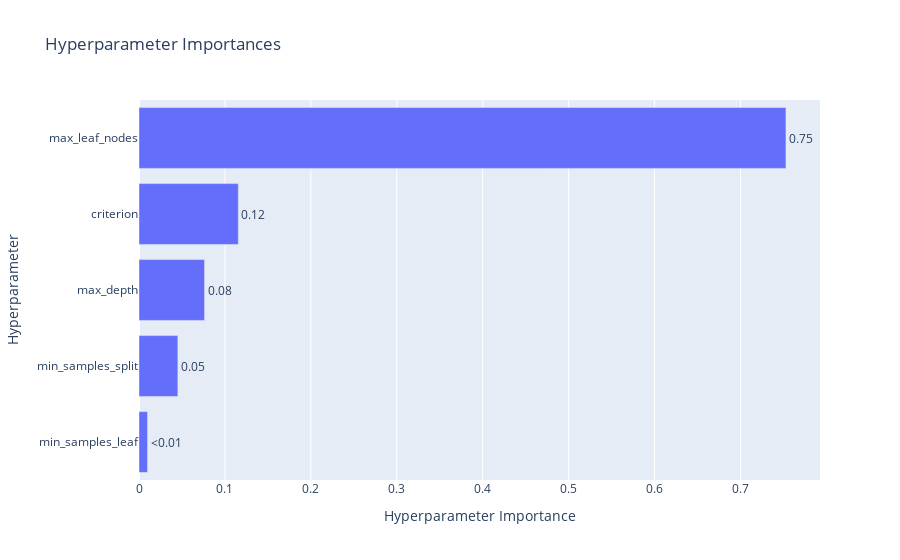

Write notebook code for a chart like this one.
### Code cell
plot_param_importances(study)

### Figure 1 — Plotly figure (JSON) as saved in the notebook; plotly's stock layout.template omitted (floating-point values rounded to 4 significant figures)
{"data": [{"cliponaxis": false, "hovertemplate": ["min_samples_leaf (IntDistribution): 0.009958913386679081<extra></extra>", "min_samples_split (IntDistribution): 0.045226196540245595<extra></extra>", "max_depth (IntDistribution): 0.07628309790034389<extra></extra>", "criterion (CategoricalDistribution): 0.11558820591269478<extra></extra>", "max_leaf_nodes (IntDistribution): 0.7529435862600367<extra></extra>"], "name": "Objective Value", "orientation": "h", "text": ["<0.01", "0.05", "0.08", "0.12", "0.75"], "textposition": "outside", "type": "bar", "x": [0.009959, 0.04523, 0.07628, 0.1156, 0.7529], "y": ["min_samples_leaf", "min_samples_split", "max_depth", "criterion", "max_leaf_nodes"]}], "layout": {"title": {"text": "Hyperparameter Importances"}, "xaxis": {"title": {"text": "Hyperparameter Importance"}}, "yaxis": {"title": {"text": "Hyperparameter"}}}}
